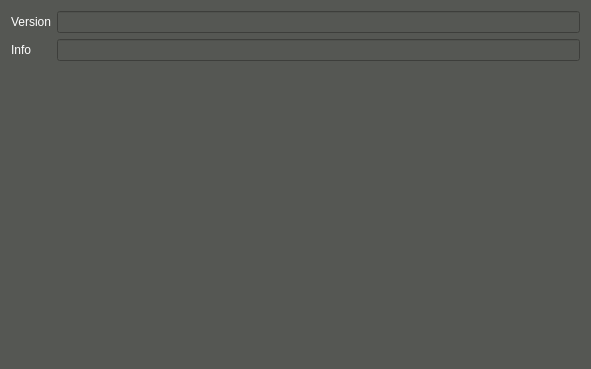
<?xml version="1.0" encoding="UTF-8"?>
<ui version="4.0">
 <class>VSCVersion</class>
 <widget class="QWidget" name="VSCVersion">
  <property name="geometry">
   <rect>
    <x>0</x>
    <y>0</y>
    <width>591</width>
    <height>369</height>
   </rect>
  </property>
  <property name="windowTitle">
   <string>Master Hard Disk Selecting</string>
  </property>
  <property name="windowIcon">
   <iconset resource="../main/vscmainwindows.qrc">
    <normaloff>:/logo/resources/vscsmall.jpg</normaloff>:/logo/resources/vscsmall.jpg</iconset>
  </property>
  <property name="styleSheet">
   <string notr="true">background-color: rgb(85, 87, 83);
color: rgb(255, 255, 255);</string>
  </property>
  <layout class="QVBoxLayout" name="verticalLayout">
   <item>
    <layout class="QGridLayout" name="gridLayout">
     <item row="0" column="1">
      <widget class="QLineEdit" name="ver">
       <property name="readOnly">
        <bool>true</bool>
       </property>
      </widget>
     </item>
     <item row="0" column="0">
      <widget class="QLabel" name="label">
       <property name="text">
        <string>Version</string>
       </property>
      </widget>
     </item>
     <item row="1" column="0">
      <widget class="QLabel" name="label_2">
       <property name="text">
        <string>Info</string>
       </property>
      </widget>
     </item>
     <item row="1" column="1">
      <widget class="QLineEdit" name="info">
       <property name="maximumSize">
        <size>
         <width>16777215</width>
         <height>16777215</height>
        </size>
       </property>
       <property name="readOnly">
        <bool>true</bool>
       </property>
      </widget>
     </item>
    </layout>
   </item>
   <item>
    <spacer name="verticalSpacer">
     <property name="orientation">
      <enum>Qt::Vertical</enum>
     </property>
     <property name="sizeHint" stdset="0">
      <size>
       <width>20</width>
       <height>40</height>
      </size>
     </property>
    </spacer>
   </item>
  </layout>
 </widget>
 <resources>
  <include location="../main/vscmainwindows.qrc"/>
 </resources>
 <connections/>
</ui>
